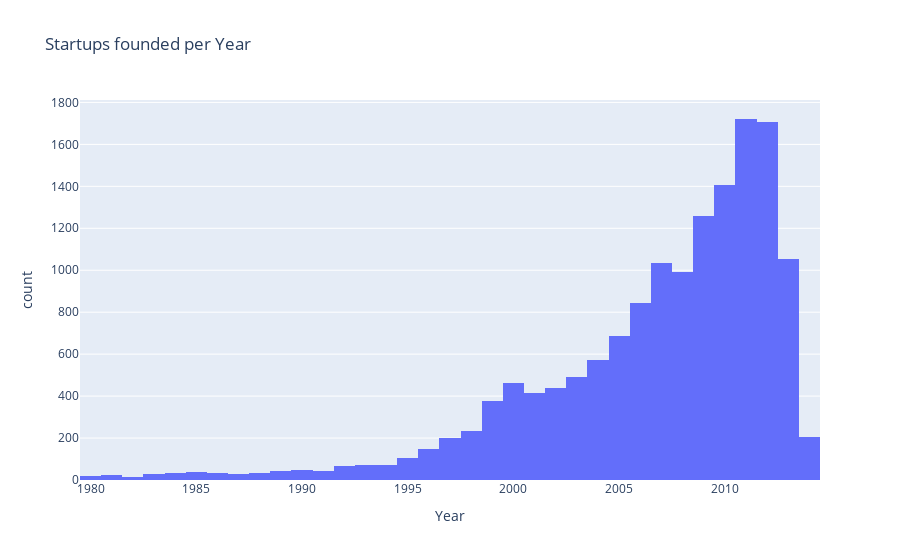

Source (notebook cell):
### Code cell
fig = px.histogram(df, x='founded_year', labels={'founded_year': 'Year'}, title='Startups founded per Year')
fig.show()

### Figure 1 — Plotly figure (JSON) as saved in the notebook; plotly's stock layout.template omitted (floating-point values rounded to 4 significant figures; data arrays with more than 128 entries replaced by an {"elided": "..."} marker saying what was removed)
{"data": [{"alignmentgroup": "True", "bingroup": "x", "hovertemplate": "Year=%{x}<br>count=%{y}<extra></extra>", "legendgroup": "", "marker": {"color": "#636efa", "pattern": {"shape": ""}}, "name": "", "offsetgroup": "", "orientation": "v", "showlegend": false, "type": "histogram", "x": {"elided": "14950 int values"}, "xaxis": "x", "yaxis": "y"}], "layout": {"barmode": "relative", "legend": {"tracegroupgap": 0}, "title": {"text": "Startups founded per Year"}, "xaxis": {"anchor": "y", "domain": [0, 1], "title": {"text": "Year"}}, "yaxis": {"anchor": "x", "domain": [0, 1], "title": {"text": "count"}}}}
